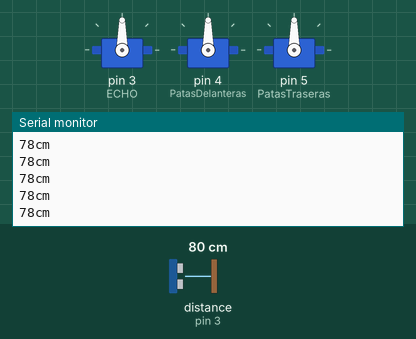
Recording of a sketch running on a simulated Arduino Uno, built with avr-gcc and run on an emulated ATmega328P. Parts: 3 × servo, the last lines printed to the serial monitor. Wiring (inferred from the names in the program): ultrasonic range finder: trigger pin 2; echo pin 3. The inputs (shaded band) are chosen by the test bench; at power-on: distance to the obstacle (sensor on pin 3) 80 cm. The echo pulse lasts 58.3 µs per cm.

Above: at 2.2 s.
2.3 s: distance to the obstacle (sensor on pin 3) set to 2 cm
At 3.1 s:
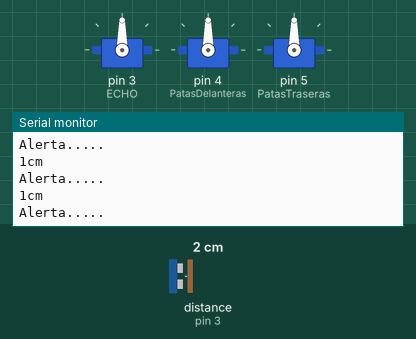
3.9 s: distance to the obstacle (sensor on pin 3) set to 120 cm
At 4.6 s:
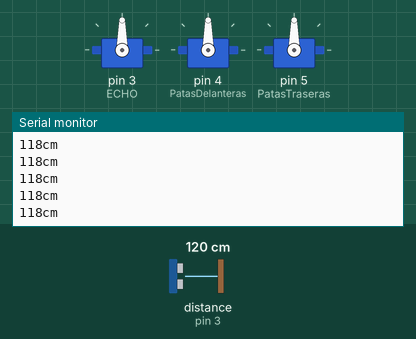
Timing chart, 0 to 6.9 s (numbered marks = the images above; inputs shaded):
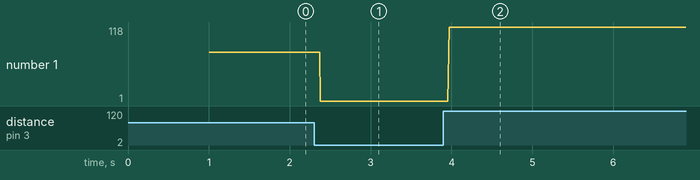

Measured:
- after the input at 2.3 s, the serial monitor: prints a new line after 0.08 s (image 1)
- after the input at 3.9 s, the serial monitor: prints a new line after 0.07 s (image 2)
- plotted number 1: 78 → 1 after the input at 2.3 s, 1 → 118 after the input at 3.9 s

The sketch:

LagartoRobot.ino
```cpp
/*
Lagarto con sensor de ultrasonido
Fecha= 11/02/2020
ultima modificacion= 13/03/2020
Autor= Brigitte Oviedo
*/
#include <Servo.h> // Librería Servo

//Nombrando los servos a trabajar
Servo PatasDelanteras;
Servo PatasTraseras;
Servo Cabeza;

int confAng[] = {90,90,90};//Angulo original del servo
int angle1 = 25,angle2 = 35,angle3 = 55;
int time1 = 10; //El tiempo necesario para rotar 1 grado del servo

int ECHO = 3;  // ECHO al pin 3 de Arduino
int TRIG = 2;  // TRIG al pin 2 de Arduino
long duracion,distancia;

void setup() {
  Serial.begin(9600);
  //Servos
  Cabeza.attach(3);
  PatasDelanteras.attach(4);
  PatasTraseras.attach(5);

  //Posicion inicial
  PatasTraseras.write(confAng[0]);
  Cabeza.write(confAng[1]);
  PatasDelanteras.write(confAng[2]);
  delay(1000);

  //Sensor de Ultrasonido
  pinMode (ECHO, INPUT);     // Inicializa el pin 11 como entrada (ECHO)
  pinMode (TRIG, OUTPUT);    // Inicializa el pin 12 como salida  (TRIGER)
  digitalWrite(TRIG, LOW);//Inicializamos el pin con 0
}

void loop() {

  digitalWrite(TRIG, LOW);
  delayMicroseconds(2);
  digitalWrite(TRIG, HIGH);   // genera el pulso de TRIGER por 10ms
  delayMicroseconds(10);
  digitalWrite(TRIG, LOW);

  duracion = pulseIn(ECHO, HIGH);       //Lectura del sensor
  distancia = duracion / 59;            //Formula para calcular distancia en centimetros

  if (distancia >= 500 || distancia <= 0){  // Si la distancia es mayor a 500cm o menor a 0cm
    Serial.println("Nada");                 // No mide nada
  }
  else {
    Serial.print(distancia);           // Imprime el valor de la distancia en el monitor serial
    Serial.println("cm");              // Imprime al lado de la distancia los centimetros "cm"
    digitalWrite(13, 0);               // Pin 13 en bajo

// Si la distancia esta en el rango de 1 a 15 el movil retrocedera y girara
  if (distancia <= 15 && distancia >= 1)
  {
  Serial.println("Alerta.....");      // Imprime la palabra Alerta en el monitor serial
         //Atras y girara

  }

// Si la distancia se encuentra entre 10 y 500 el movil avanzara en linea recta
// Codigo para que el movil avance en linea recta
  else{
      Serial.print(distancia);           // Imprime el valor de la distancia en el monitor serial
      Serial.println("cm");              // Imprime al lado de la distancia los centimetros "cm"
      //avanzara
    }
     }

}

void Cintura()
{
  for(int i = 0;i < angle1;i++)
  {
    Cabeza.write(confAng[1] + i);
    delay(time1);
  }
  confAng[1] = confAng[1] + angle1;
}

void Paso1()
{
  for(int i = 0;i < angle2;i++)
  {
    PatasTraseras.write(confAng[0] + i);
    PatasDelanteras.write(confAng[2] - i);
    delay(time1);
  }
  confAng[0] = confAng[0] + angle2;
  confAng[2] = confAng[2] - angle2;
}

void P1HaciaAtras()
{
  for(int i = 0;i < angle2;i++)
  {
    PatasTraseras.write(confAng[0] - i);
    PatasDelanteras.write(confAng[2] + i);
    delay(time1);
  }
  confAng[0] = confAng[0] - angle2;
  confAng[2] = confAng[2] + angle2;
}
void Cintura2()
{
  for(int i = 0;i < 2*angle1;i++)
  {
    Cabeza.write(confAng[1] - i);
    delay(time1);
  }
  confAng[1] = confAng[1] - 2*angle1;
}

void Paso2()
{
  for(int i = 0;i < 2*angle2;i++)
  {
    PatasTraseras.write(confAng[0] - i);
    PatasDelanteras.write(confAng[2] + i);
    delay(time1);
  }
  confAng[0] = confAng[0] - 2*angle2;
  confAng[2] = confAng[2] + 2*angle2;
}

void P2HaciaAtras()
{
  for(int i = 0;i < 2*angle2;i++)
  {
    PatasTraseras.write(confAng[0] + i);
    PatasDelanteras.write(confAng[2] - i);
    delay(time1);
  }
  confAng[0] = confAng[0] + 2*angle2;
  confAng[2] = confAng[2] - 2*angle2;
}
void cintura3()
{
  for(int i = 0;i < 2*angle1;i++)
  {
    Cabeza.write(confAng[1] + i);
    delay(time1);
  }
  confAng[1] = confAng[1] + 2*angle1;
}


void Paso3()
{
  for(int i = 0;i < 2*angle2;i++)
  {
    PatasTraseras.write(confAng[0] + i);
    PatasDelanteras.write(confAng[2] - i);
    delay(time1);
  }
  confAng[0] = confAng[0] + 2*angle2;
  confAng[2] = confAng[2] - 2*angle2;
}

void P3HaciaAtras()
{
  for(int i = 0;i < 2*angle2;i++)
  {
    PatasTraseras.write(confAng[0] - i);
    PatasDelanteras.write(confAng[2] + i);
    delay(time1);
  }
  confAng[0] = confAng[0] - 2*angle2;
  confAng[2] = confAng[2] + 2*angle2;
}
void CinturaAtras()
{
  for(int i = 0;i < angle1;i++)
  {
    Cabeza.write(confAng[1] - i);
    delay(time1);
  }
  confAng[1] = confAng[1] - angle1;
}

void PasoAtras()
{
  for(int i = 0;i < angle2;i++)
  {
    PatasTraseras.write(confAng[0] - i);
    PatasDelanteras.write(confAng[2] + i);
    delay(time1);
  }
  confAng[0] = confAng[0] - angle2;
  confAng[2] = confAng[2] + angle2;
}

void PAHaciaAtras()
{
  for(int i = 0;i < angle2;i++)
  {
    PatasTraseras.write(confAng[0] + i);
    PatasDelanteras.write(confAng[2] - i);
    delay(time1);
  }
  confAng[0] = confAng[0] + angle2;
  confAng[2] = confAng[2] - angle2;
}
void CinturaIzq()
{
  for(int i = 0;i < angle2;i++)
  {
    Cabeza.write(confAng[1] + i);
    delay(time1);
  }
  confAng[1] = confAng[1] + angle2;
}

void PasoIzq()
{
  for(int i = 0;i < angle3;i++)
  {
    PatasTraseras.write(confAng[0] + i);
    PatasDelanteras.write(confAng[2] + i);
    delay(time1);
  }
  confAng[0] = confAng[0] + angle3;
  confAng[2] = confAng[2] + angle3;
}

void CinturaIzq2()
{
  for(int i = 0;i < angle2;i++)
  {
    Cabeza.write(confAng[1] - i);
    delay(time1);
  }
  confAng[1] = confAng[1] - angle2;
}

void PasoIzq2()
{
  for(int i = 0;i < angle3;i++)
  {
    PatasTraseras.write(confAng[0] - i);
    delay(time1);
  }
  confAng[0] = confAng[0] - angle3;
}
void AtrasIzq2()
{
  for(int i = 0;i < angle3;i++)
  {
    PatasDelanteras.write(confAng[2] - i);
    delay(time1);
  }
  confAng[2] = confAng[2] - angle3;
}

void CinturaDer()
{
  for(int i = 0;i < angle2;i++)
  {
    Cabeza.write(confAng[1] - i);
    delay(time1);
  }
  confAng[1] = confAng[1] - angle2;
}

void PasoDer()
{
  for(int i = 0;i < angle3;i++)
  {
    PatasTraseras.write(confAng[0] - i);
    PatasDelanteras.write(confAng[2] - i);
    delay(time1);
  }
  confAng[0] = confAng[0] - angle3;
  confAng[2] = confAng[2] - angle3;
}

void CinturaDer2()
{
  for(int i = 0;i < angle2;i++)
  {
    Cabeza.write(confAng[1] + i);
    delay(time1);
}
confAng[1] = confAng[1] + angle2;
}

void PasoDer2()
{
  for(int i = 0;i < angle3;i++)
  {
    PatasTraseras.write(confAng[0] + i);
    delay(time1);
  }
  confAng[0] = confAng[0] + angle3;
}

void AtrasDer2()
{
  for(int i = 0;i < angle3;i++)
  {
    PatasDelanteras.write(confAng[2] + i);
    delay(time1);
  }
  confAng[2] = confAng[2] + angle3;
}

void keyTwo()
{
  Cintura();
  Paso1();
  Cintura2();
  Paso2();
  cintura3();
  Paso3();
  CinturaAtras();
  PasoAtras();
}

void keyADD() //atras izquierda
{
  Cintura();
  Paso1();
  for(int c = 0; c < 4; c++)
  {
    Cintura2();
    Paso2();
    cintura3();
    Paso3();
  }
  CinturaAtras();
  PasoAtras();
  time1 = 16;
}

void PosicionInicial()
{
  PatasTraseras.write(confAng[0]);
  Cabeza.write(confAng[1]);
  PatasDelanteras.write(confAng[2]);
}

void keyFour() //derecha
{
   for(int a = 0;a < 2;a++)
   {
     CinturaIzq();
     PasoIzq();
     CinturaIzq2();
     PasoIzq2();
     AtrasIzq2();
   }
}

void keySix() //izquierda
{
  for(int a = 0;a < 2;a++)
  {
    CinturaDer();
    PasoDer();
    CinturaDer2();
    PasoDer2();
    AtrasDer2();
  }
}

void keyEight() //adelante
{
  Cintura();
  P1HaciaAtras();
  Cintura2();
  P2HaciaAtras();
  cintura3();
  P3HaciaAtras();
  CinturaAtras();
  PAHaciaAtras();
}

void keySUB() //adelante
{
  time1 = 8;
  Cintura();
  P1HaciaAtras();
  for(int c = 0; c < 3; c++)
  {
    Cintura2();
    P2HaciaAtras();
    cintura3();
    P3HaciaAtras();
  }
  CinturaAtras();
  PAHaciaAtras();
  time1 = 16; //Prueba
}
```
